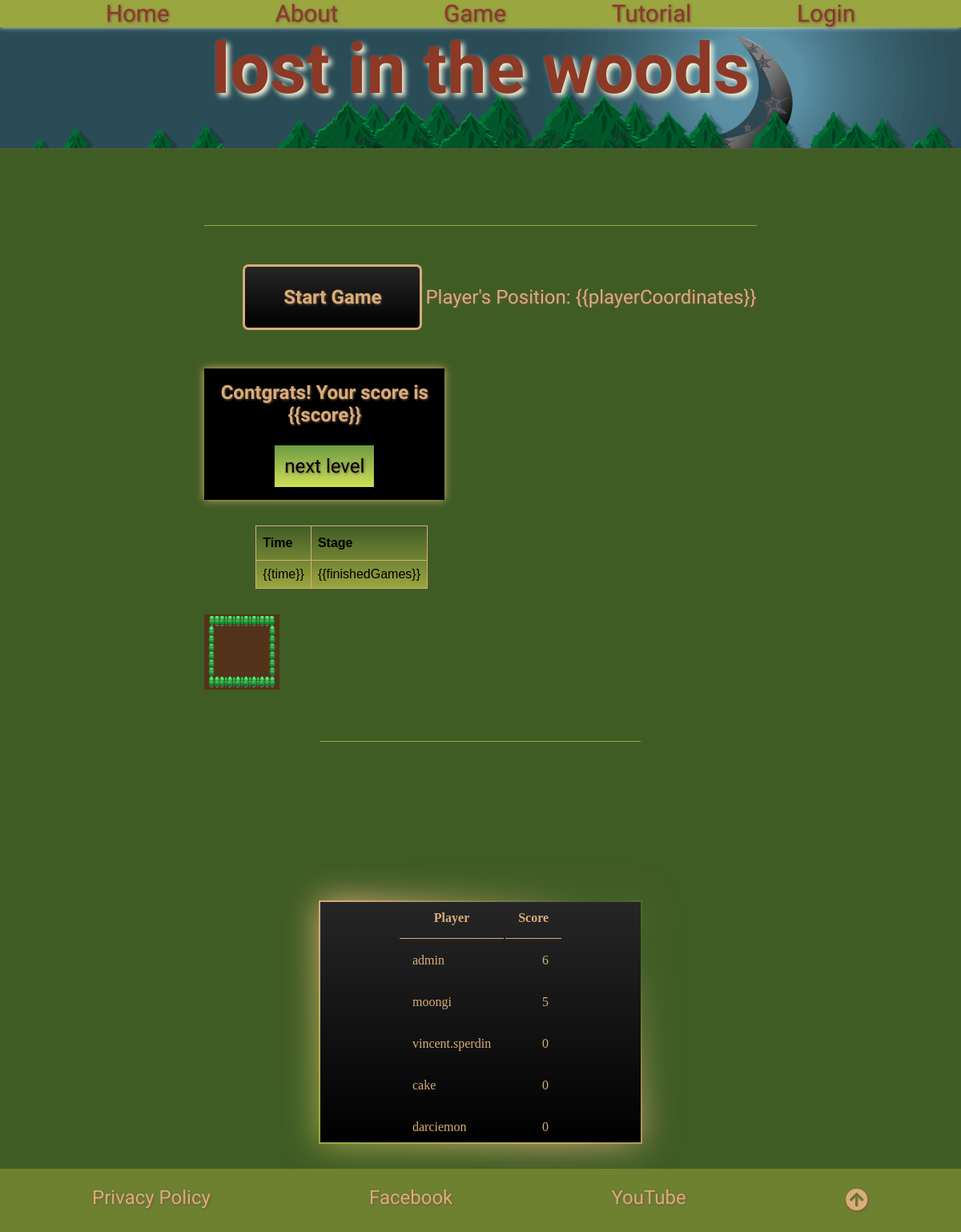
The app's page /game.php with its own data.
### tables this page shows
CREATE TABLE `users` (
  `id` int(11) NOT NULL,
  `username` varchar(255) NOT NULL,
  `first_name` varchar(255) NOT NULL,
  `last_name` varchar(255) NOT NULL,
  `email` varchar(255) NOT NULL,
  `password` varchar(255) NOT NULL,
  `user_category` varchar(255) NOT NULL DEFAULT 'user',
  `score` int(11) NOT NULL DEFAULT '0'
);

### core/init.php (called while the page is built, shortened)
<?php
require_once  __DIR__."/../includes/database.php";
$mainnav = array(
    array('link' => 'index.php','text' => 'Home'),
    array('link' => 'about.php','text' => 'About'),
    array('link' => 'game.php','text' => 'Game'),
    array('link' => 'tutorial.php','text' => 'Tutorial'),
    array('link' => 'register_login.php','text' => 'Login')
);
$content = new DBfunctions($pdo);
require_once( __DIR__.'/../includes/sanitize.php');
?>

### classes/DBfunctions.php (called while the page is built, shortened)
<?php
class DBfunctions{
    private $pdo;
    public function __construct(PDO $pdo){
    $this->pdo = $pdo;
    }
    public function fetchAll($sql,$params = array()){
        $stmt = $this->pdo->prepare($sql);
        $stmt->execute($params);
        $result = $stmt->fetchAll();
        return $result;
    }
}

### includes/sanitize.php (called while the page is built)
<?php
 function escape($str){
     return htmlentities($str,ENT_QUOTES,'UTF-8');
 }
?>

### game.php (the view, shortened to what this page needs)
<?php
require_once("core/init.php");
$cssSep = 'game.css';
require_once("layouts/header.php");
$score = $content->fetchAll("SELECT username, score FROM `users` ORDER BY score DESC LIMIT 5 ");
?>
<section id="app">
<button v-if="!showWinDialog" class="start" @click="initialize"><span>Start Game </span></button>
    <span v-show="debug">Player's Position: {{playerCoordinates}}</span>
    <div v-if="showWinDialog" class="pop-up">
        <p>Contgrats! Your score is {{score}}</p>
        <button class="next-lvl" @click="initialize">next level</button>
    </div>
    <aside class="gamestatus">
        <table id="score">
            <tr>
              <th>Time</th>
              <th>Stage</th>
            </tr>
            <tr>
              <td>{{time}}</td>
              <td>{{finishedGames}}</td>
            </tr>
        </table>
    </aside>
        <table id="game" class="game">
            <tr v-for="line in maze">
                <td v-for="cell in line" class="cell" v-bind:class="{'no-top': canGoNorth(cell), 'no-bottom': canGoSouth(cell), 'no-left': canGoWest(cell), 'no-right': canGoEast(cell),
            'player': (cell.hold === references.player), 'goal': (cell.hold === references.goal), 'player-up': (isFacingNorth()) && (cell.hold === references.player),
            'player-right': (isFacingWest()) && (cell.hold === references.player), 'player-left': (isFacingEast()) && (cell.hold === references.player),
            'player-down': (isFacingSouth()) && (cell.hold === references.player)}">
                </td>
            </tr>
        </table>
</section>
<section class="scoreboard">
        <table class="shadow">
           <tr>
               <th class="row-title">Player</th>
               <th class="row-title">Score</th>
           </tr>
        <?php foreach($score as $user) : ?>
           <tr>
               <td><?=escape($user['username'])?></td>
               <td class="score"><?=escape($user['score'])?></td>
           </tr>
        <?php endforeach; ?>
        </table>
    </section>
<?php
require_once("layouts/footer.php");
?>

### layouts/header.php (shortened to what this page needs)
<!DOCTYPE html>
<html lang="en">
<head>
    <link rel="stylesheet" href="css/font_and_color.css">
    <link rel="stylesheet" href="css/main.css">
    <?php if(isset($cssSep)) :?>
    <link rel="stylesheet" href="css/<?=$cssSep?>">
    <?php endif;?>
    <link rel="stylesheet" href="https://cdnjs.cloudflare.com/ajax/libs/font-awesome/5.15.1/css/all.min.css">
</head>
<body>
    <nav>
        <ul>
        <?php foreach ($mainnav as $navitem) : ?>
            <?php echo'<li><a href="'.$navitem['link'].'">'.$navitem['text'].'</a></li>'; ?>
        <?php endforeach; ?>
        </ul>
    </nav>
    <header class="title">
        <h1 class="sitetitle">lost in the woods</h1>
    </header>

### layouts/footer.php
    <footer>
        <a class="toSmw" href="">Privacy Policy</a>
        <a class="toSmw" href="https://www.facebook.com/" target="blank">Facebook</a>
        <a class="toSmw" href="https://www.youtube.com/" target="blank">YouTube</a>
        <button class="toTopbtn"><i class="fas fa-arrow-circle-up"></i></button>
    </footer>
</body>
</html>

### css/main.css (style rules this page uses)
* { margin: 0; padding: 0; }
*, *::after, *::before { box-sizing: border-box; }
body { background-color:var(--strong-bg-color); display:flex; flex-direction: column; align-items: center; }
nav { position: relative; width: 100%; background-color: var(--solid-bg-color); box-shadow:0 0 6px var(--second-shadow-color); }
nav > ul { display:flex; justify-content: space-evenly; }
nav > ul > li > a { font-size:1.85rem; text-decoration: none; text-shadow: 1px 1px 3px var(--shadow-color); transition: 0.5s; }
.title { margin-bottom:4em; background-image: url("images/background.png"); background-size: cover; width:100%; padding-bottom: 3em; box-shadow:1px 0px 3px var(--shadow-color); }
.sitetitle { font-size:5.5rem; text-shadow: 4px 4px 6px beige; text-align: center; }
section { position: relative; max-width:80vw; min-width:20vw; margin-top:2em; margin-bottom:2em; border-top:solid 1px var(--solid-bg-color); }
section:last-of-type { border-bottom:solid 1px var(--solid-bg-color); }
footer { position: relative; align-self: flex-end; width:100%; background-color:rgba(154, 165, 63, 0.5); display:flex; flex-wrap: wrap; justify-content: space-around; padding:1em; }
.toSmw { font-size:1.5rem; margin:0.25em; transition:0.5s; }
.toTopbtn { font-size:1.75rem; margin:0.25em; transition:0.5s; background:none; }

### css/game.css (style rules this page uses)
.shadow th, .shadow td { padding: 1em; }
.shadow th { border-bottom: 1px solid #D9AD77; }
.shadow { position: relative; margin: 200px auto 0; width: 400px; height: 300px; background: linear-gradient(0deg, #000, #262626); color: #D9AD77; display: flex; justify-content: space-evenly; align-items: center; }
.score { text-align: right; }
.shadow::before, .shadow::after { content: ''; position: absolute; top: -2px; left: -2px; background: linear-gradient(45deg, #9AA63F, #D9AD77, #405C25,#9AA63F, #D9AD77, #405C25, #9AA63F); width: calc(100% + 4px); height: calc(100% + 4px); background-size: 400%; z-index: -1; animation: shadow 25s linear infinite; }
.shadow::after { filter: blur(20px); }
.game { background-color: rgb(82, 51, 25); }
.cell { border: 15px solid transparent; border-image:url('images/trees.png') 30 round; padding: 30px; color: white; }
.gamestatus { padding: 2em; }
.start { display:inline-block; padding: 1em 2em; margin: 2em auto 2em 2em; font-weight: bold; border: 0.16em solid rgba(216, 172, 119, 1); border-radius: 0.3em; box-sizing: border-box; text-decoration:none; cursor: pointer; color: rgba(216, 172, 119, 1); text-align:center; transition: all 0.2s; background: transparent; background: linear-gradient(0deg, #000, #262626); }
.start span { cursor: pointer; display: inline-block; position: relative; transition: 0.5s; }
.start span:after { content: '\00bb'; position: absolute; opacity: 0; top: 0; right: -20px; transition: 0.5s; }
#score { font-family: Arial, Helvetica, sans-serif; border-collapse: collapse; width: 30%; margin-left: 2em; background: linear-gradient(0deg, #9AA63F, #405C25); }
#score td, #score th { border: 1px solid rgba(216, 172, 119, 1); padding: 0.5em; color:black; }
#score th { padding-top: 12px; padding-bottom: 12px; text-align: left; color: black; }
.pop-up { width:300px; background-color: black ; color: rgba(216, 172, 119, 1); padding:1em; box-shadow: 0 0 0.6em rgba(216, 172, 119, 1); }
.pop-up > p { text-align: center; font-weight: bold; }
.next-lvl { padding: 0.5em; margin-top:1em; position: relative; background: linear-gradient(0deg, #cfdf57, #6d9b42); left:50%; transform: translate(-50%); border:none; cursor: pointer; color:black; }

### records on screen
users: username "admin", score "6"
users: username "moongi", score "5"
users: username "vincent.sperdin", score "0"
users: username "cake", score "0"
users: username "darciemon", score "0"

### other values on screen
$navitem['text'] "Home"
$navitem['text'] "About"
$navitem['text'] "Game"
$navitem['text'] "Tutorial"
$navitem['text'] "Login"
